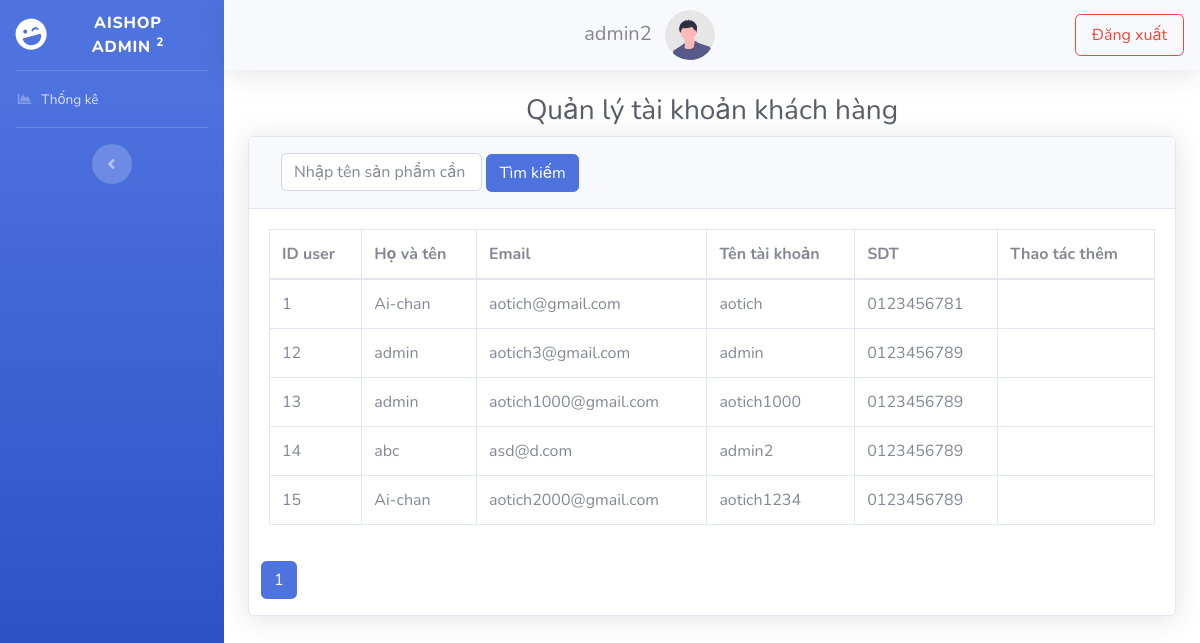
Before: /admincp/index.php?id=quanlyuser (signed in) with the older database file.
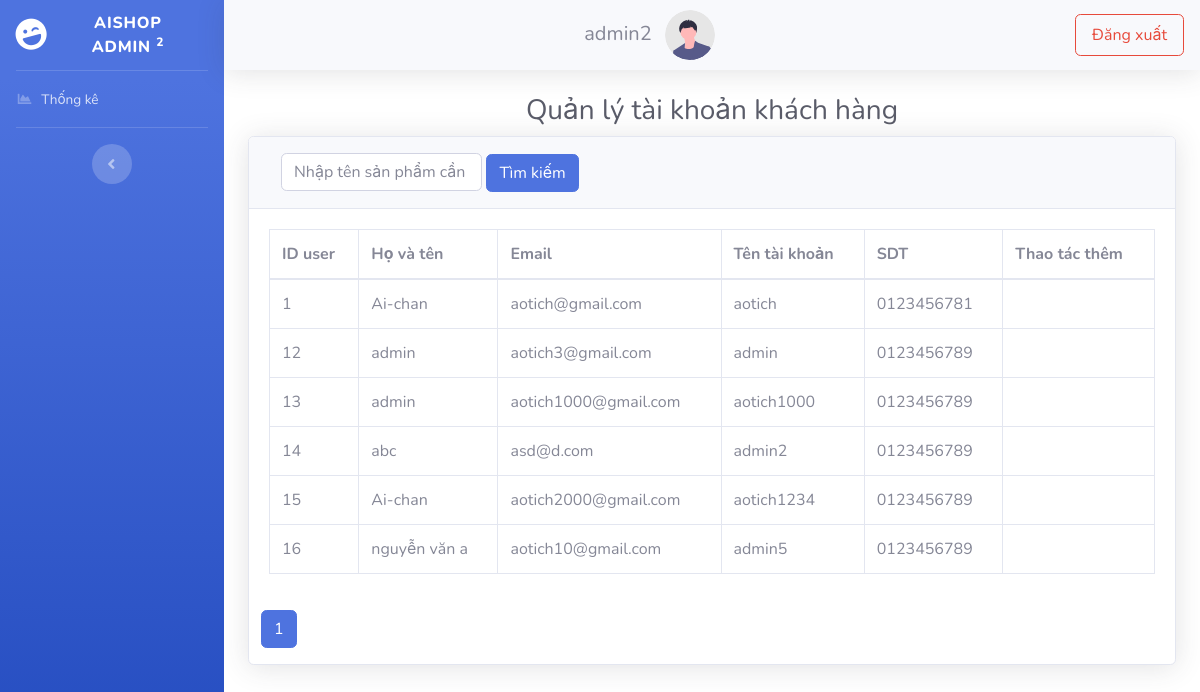
After: the same page with the newer database file.
### tables this page shows
CREATE TABLE `tbl_user` (
  `id_user` int(11) NOT NULL,
  `hoten` varchar(100) NOT NULL,
  `sdt` varchar(100) NOT NULL,
  `email` varchar(100) NOT NULL,
  `user_name` varchar(100) NOT NULL,
  `password` varchar(100) NOT NULL
);

### admincp/include/ql-taikhoan-kh.php (the view, shortened to what the changed rows need)
<?php
$sql = "SELECT * FROM tbl_user";
$query = mysqli_query($con, $sql);
$action = (isset($_GET['action'])) ? $_GET['action'] : 'show';
$limit_pg = 12;
$row = mysqli_num_rows($query);
$page = ceil($row / $limit_pg);
if (isset($_GET['page'])) {
    $pg = $_GET['page'];
} else {
    $pg = 1;
}
$start = ($pg - 1) * $limit_pg;
$new_sql = "SELECT * FROM tbl_user LIMIT $start,$limit_pg";
$newquery = mysqli_query($con, $new_sql);
?> <script>
<div class="container-fluid">
    <h1 class="h3 mb-2 text-gray-800 middle">Quản lý tài khoản khách hàng</h1>
    <?php if ($action == 'show') { ?>
        <div class="card shadow mb-4">
            <div class="card-body">
                <div class="table-responsive">
                    <table class="table table-bordered" id="dataTable" width="100%" cellspacing="0">
                        <thead>
                            <tr>
                                <th>ID user</th>
                                <th>Họ và tên</th>
                                <th>Email</th>
                                <th>Tên tài khoản</th>
                                <th>SDT </th>
                                <th>Thao tác thêm</th>
                            </tr>
                        </thead>
                        <tbody>
                            <?php while ($data = mysqli_fetch_assoc($newquery)) {
                            ?>
                                <tr>
                                    <td><?php echo $data['id_user'] ?></td>
                                    <td><?php echo $data['hoten'] ?></td>
                                    <td><?php echo $data['email'] ?></td>
                                    <td><?php echo $data['user_name'] ?></td>
                                    <td><?php echo $data['sdt'] ?></td>
                                    <td>
                                </tr>
                            <?php } ?>
                        </tbody>
                    </table>
                </div>
            </div>
            <div class="row">
                <div class="col-sm-12 col-md-5">
                    <div class="col-sm-12 col-md-7">
                        <div class="dataTables_paginate paging_simple_numbers" id="dataTable_paginate">
                            <ul class="pagination">
                                <?php for ($i = 1; $i <= $page; $i++) {
                                    if ($i == $pg) {
                                        $active = "active";
                                ?>
                                        <li class="paginate_button page-item <?php echo $active ?> "><a href="index.php?id=quanlyuser&page=<?php echo $i ?>" aria-controls="dataTable" data-dt-idx="1" tabindex="0" class="page-link"><?php echo $i ?></a></li>
                                    <?php } else {
                                    ?>
                                        <li class="paginate_button page-item"><a href="index.php?id=quanlyuser&page=<?php echo $i ?>" aria-controls="dataTable" data-dt-idx="1" tabindex="0" class="page-link"><?php echo $i ?></a></li>
                                <?php }
                                }
                                ?>
                        </div>
                    </div>
                </div>
            </div>
        </div>
    <?php } else if ($action == "themtk") { ?>
        <div>
            <h3>Thêm tài khoản mới</h3>
            <form action="" id="themtk" onsubmit="return checkthemtk()" method="POST">
                <label for="Hoten">Họ và tên:</label><br>
                <input class="form-control col-4" type="text" name="hoten" id="hoten"> <br>
                <label for="email">Email:</label><br>
                <input class="form-control col-4" type="text" name="email" id="email"><br>
                <label for="tendn">Tên đăng nhập:</label><br>
                <input class="form-control col-4" type="text" name="tendn" id="tendn"><br>
                <label for="password">Password</label><br>
                <input class="form-control col-4" type="text" name="password" id="password"><br>
                <label for="sdt">SDT:</label><br>
                <input class="form-control col-4" type="text" name="sdt" id="sdt"><br>
                <button type="submit" class="btn btn-primary">Thực hiện</button>
                <button type="button" class="btn btn-primary" onclick="window.history.back(-1)">Trở lại</button>
            </form>
        </div>
    <?php } else if ($action == 'sua') {
        $id_user_2 = $_GET['id-user'];
        $sql_sua = "SELECT * FROM tbl_user WHERE id_user = $id_user_2";
        $query_sua = mysqli_query($con, $sql_sua);
        $data1 = mysqli_fetch_assoc($query_sua);
    ?>
        <div>
            <h3>Sửa</h3>
            <form action="xuli-qltk.php?action=sua&id-user=<?php echo $id_user_2 ?>" method="POST">
                <label for="hoten">Họ và tên:</label><br>
                <input class="form-control col-4" type="text" name="hoten" id="hoten" value="<?php echo $data1['hoten'] ?>"> <br>
                <label for="email">Email:</label><br>
                <input class="form-control col-4" type="text" name="email" id="email" value="<?php echo $data1['email'] ?>"><br>
                <label for="tendn">Tên đăng nhập:</label><br>
                <input class="form-control col-4" type="text" name="tendn" id="tendn" value="<?php echo $data1['user_name'] ?>"><br>
                <label for="sdt"> SDT:</label><br>
                <input class="form-control col-4" type="text" name="sdt" id="sdt" value="<?php echo $data1['sdt'] ?>"><br>
                <button type="submit" class="btn btn-primary">Thực hiện</button>
                <button type="button" class="btn btn-primary" onclick="window.history.back(-1)">Trở lại</button>
            </form>
        </div>
    <?php } else if ($action == 'repass') {
        $id_user = $_GET['id-user']; ?>
        <div>
            <h3>Đặt lại mật khẩu</h3>
            <form action="" id="repass" onsubmit="return checkrepass(<?php echo $id_user ?>)" method="POST">
                <label for="">Password mới</label>
                <input type="text" name="password" id="password" class="form-control col-4">
                <br>
                <button type="submit" class="btn btn-primary">Thực hiện</button>
                <button type="button" class="btn btn-primary" onclick="window.history.back(-1)">Trở lại</button>
            </form>
        </div>
</div>
<?php } ?>

Changed rows visible on the page:
added tbl_user: id_user "16", hoten "nguyễn văn a", email "aotich10@gmail.com", user_name "admin5", sdt "0123456789"
